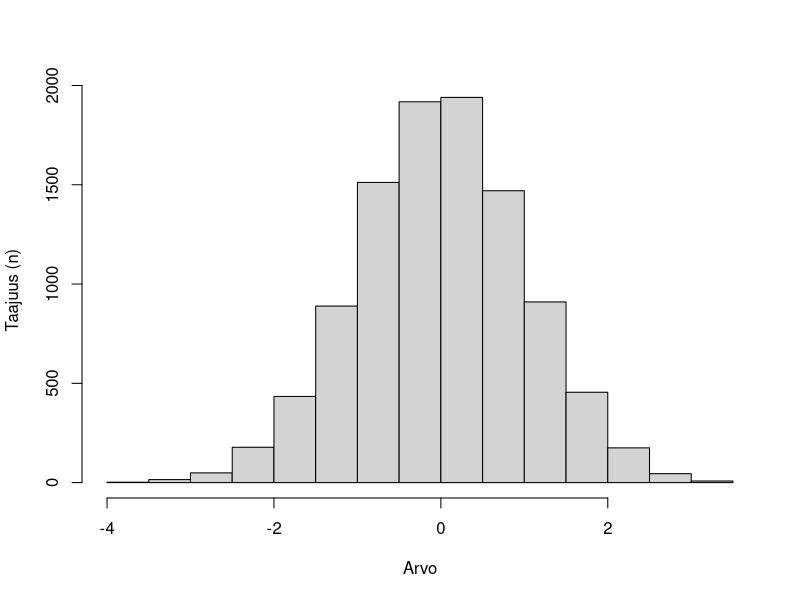
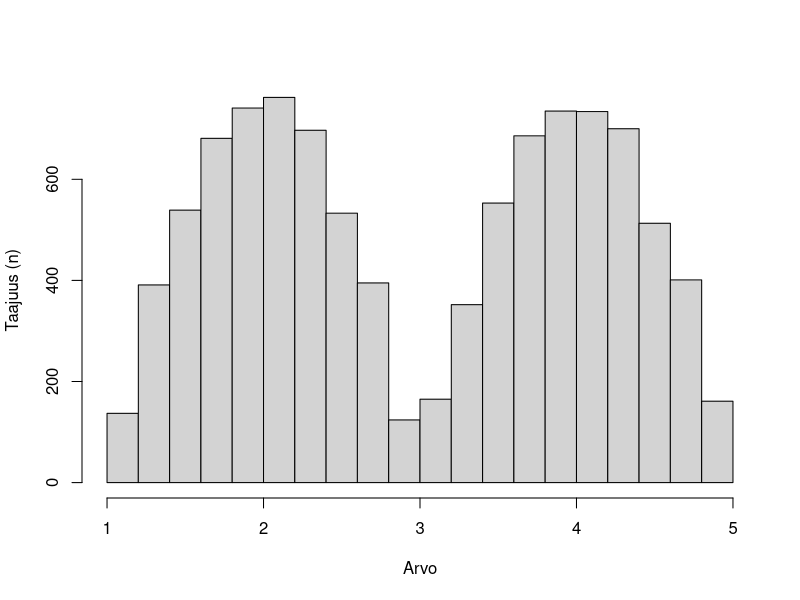
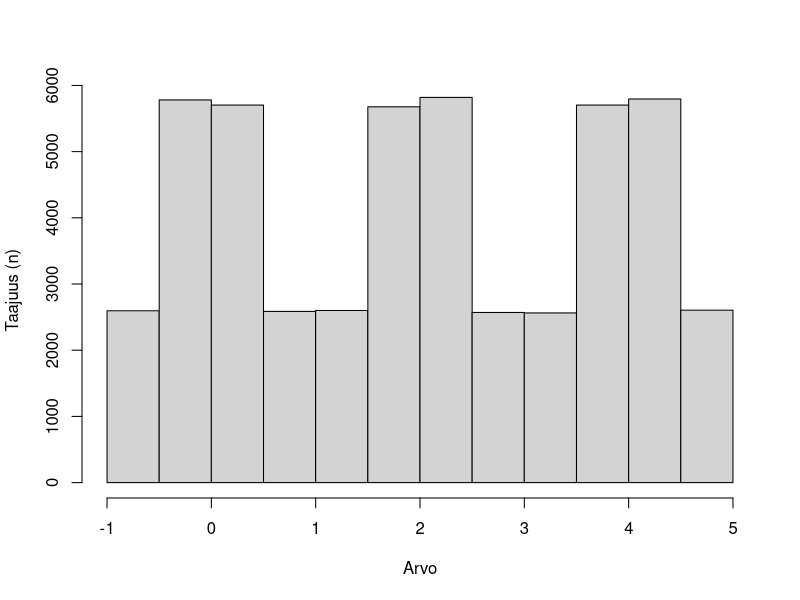
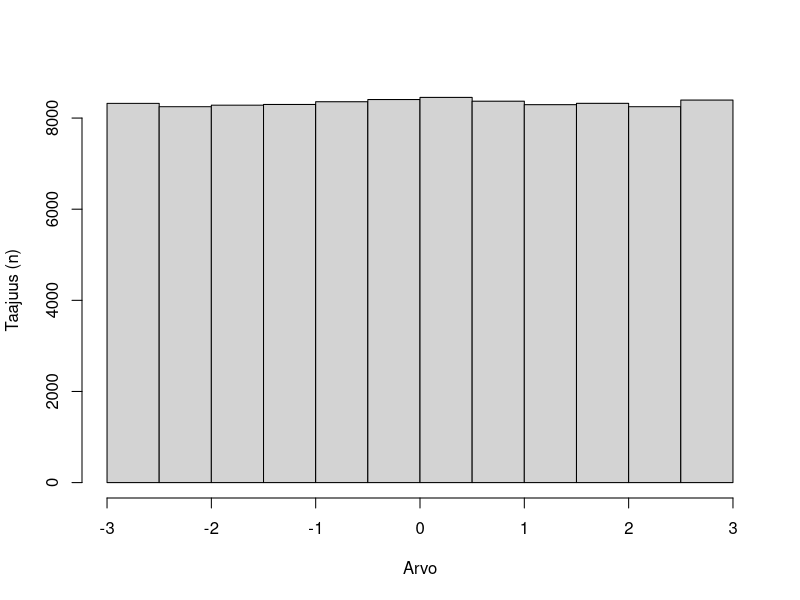
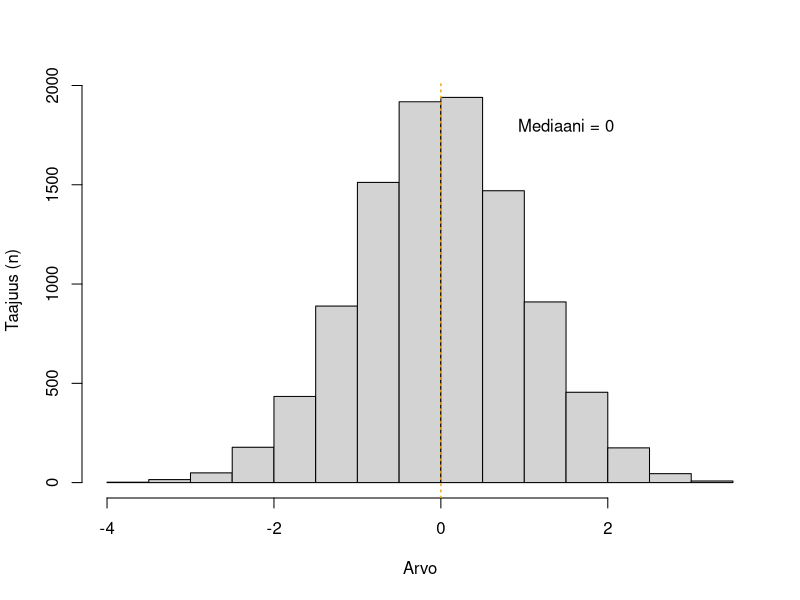
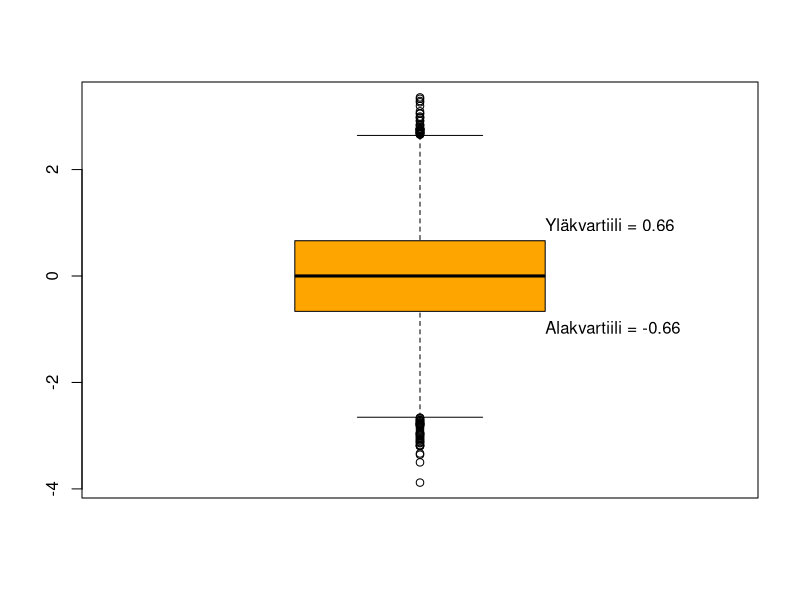
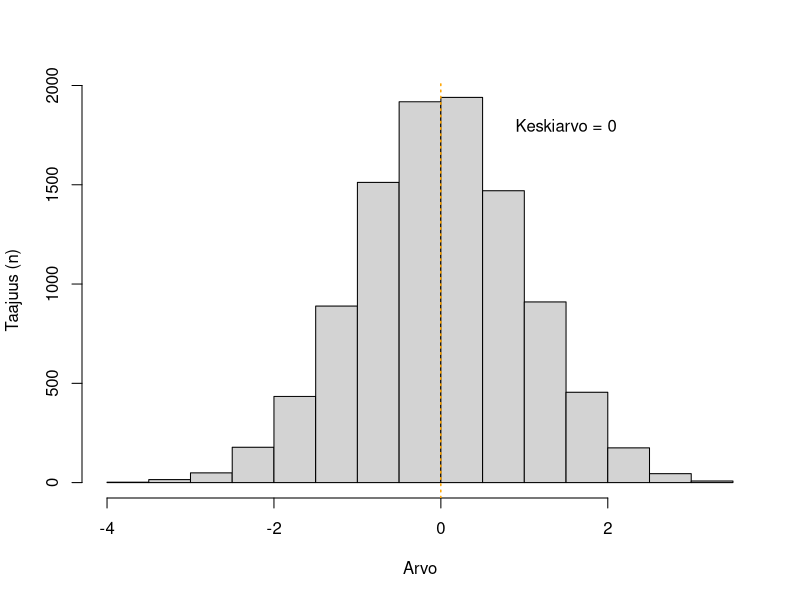
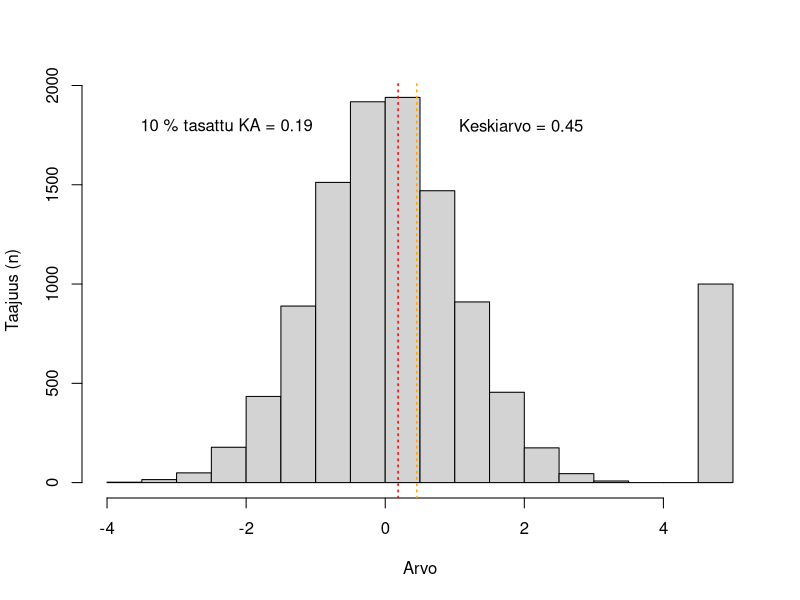

Recreate these plots in R, in order.
## ---- chunk 1
#| label: fig-moodi-esim-01
#| fig-cap: "Unimodaalinen jakauma"
#| echo: false
#| cache: false

set.seed(12345)
data <- rnorm(10000)
hist(
  data,
  main = NULL,
  xlab = "Arvo",
  ylab = "Taajuus (n)"
  )

## ---- chunk 2
#| label: fig-moodi-esim-02
#| fig-cap: "Bimodaalinen jakauma"
#| echo: false
#| cache: true

set.seed(12345)
nn <- 1e4
betas <- rbeta(nn, 2, 2)
sims <- c(
  betas[1:(nn/2)] * 2 + 1,
  betas[(nn/2+1):nn] * 2 + 3
)
hist(
  sims,
  main = NULL,
  xlab = "Arvo",
  ylab = "Taajuus (n)")
## ---- chunk 3
#| label: fig-moodi-esim-03
#| fig-cap: "Multimodaalinen jakauma"
#| echo: false
#| cache: true

set.seed(12345)
nn <- 5e4
betas <- rbeta(nn, 2, 2)
sims <- c(
  betas[1:(nn/3)] * 2 - 1,
  betas[(nn/3+1):((nn/3)*2)] * 2 + 1,
  betas[((nn/3*2)+1):nn] * 2 + 3
)
hist(
  sims,
  main = NULL,
  xlab = "Arvo",
  ylab = "Taajuus (n)")
## ---- chunk 4
#| label: fig-moodi-esim-04
#| fig-cap: "Uniformijakauma, jossa moodia ei teoriassa ole. Käytännössä tässä kuitenkin on moodi, koska jakauma on empiirinen."
#| echo: false
#| cache: true

set.seed(12345)
data <- runif(
  100000,
  min = -3,
  max = 3
)
hist(
  data,
  main = NULL,
  xlab = "Arvo",
  ylab = "Taajuus (n)"
)

## ---- chunk 5
#| label: fig-mediaani-esim
#| fig-cap: "Mediaani empiirisessä normaalijakaumassa"
#| echo: false
#| cache: false

set.seed(12345)
data <- rnorm(10000)
med <- median(data)
hist(
  data,
  main = NULL,
  xlab = "Arvo",
  ylab = "Taajuus (n)"
  )
abline(
  v = med,
  col = "orange",
  lwd = 1.5,
  lty = 3
)
text(
  x = med + 1.5,
  y = 1800,
  labels = paste0("Mediaani = ", round(med, digits = 2))
)
## ---- chunk 6
#| label: fig-fraktiilit-esim
#| fig-cap: "Laatikkokaavio, josta näkyy muuttujan ylä- ja alakvartiilit."
#| echo: false
#| cache: true

set.seed(12345)
data <- rnorm(10000)

p <- boxplot(
  data,
  col = "orange"
)

text(
  x = 1.2,
  y = p$stats[[2]] - 0.3,
  labels = paste0("Alakvartiili = ", round(p$stats[[2]], digits = 2)),
  adj = 0
)
text(
  x = 1.2,
  y = p$stats[[4]] + 0.3,
  labels = paste0("Yläkvartiili = ", round(p$stats[[4]], digits = 2)),
  adj = 0
)

## ---- chunk 7
#| label: fig-keskiarvo-esim-01
#| fig-cap: "Keskiarvo empiirisessä normaalijakaumassa"
#| echo: false
#| cache: false

set.seed(12345)
data <- rnorm(10000)
m <- mean(data)
hist(
  data,
  main = NULL,
  xlab = "Arvo",
  ylab = "Taajuus (n)"
  )
abline(
  v = m,
  col = "orange",
  lwd = 1.5,
  lty = 3
)
text(
  x = m + 1.5,
  y = 1800,
  labels = paste0("Keskiarvo = ", round(m, digits = 2))
)
## ---- chunk 8
#| label: fig-keskiarvo-esim-02
#| fig-cap: "Keskiarvo ja 10 % tasattu keskiarvo tilanteessa, jossa on ääripääpisteitä"
#| echo: false
#| cache: false

set.seed(12345)
data <- c(rnorm(10000), rep.int(5, 1000))
m <- mean(data)
m.trimmed <- mean(data, trim = 0.1)
hist(
  data,
  main = NULL,
  xlab = "Arvo",
  ylab = "Taajuus (n)"
  )
abline(
  v = m,
  col = "orange",
  lwd = 1.5,
  lty = 3
)
abline(
  v = m.trimmed,
  col = "red",
  lwd = 1.5,
  lty = 3
)
text(
  x = m + 1.5,
  y = 1800,
  labels = paste0("Keskiarvo = ", round(m, digits = 2))
)
text(
  x = m - 1.5,
  y = 1800,
  labels = paste0("10 % tasattu KA = ", round(m.trimmed, digits = 2)),
  adj = 1
)
## ---- chunk 9
#| label: fig-normaalijakauma
#| fig-cap: "Normaalijakauma. Keskiarvo, mediaani ja moodi ovat kaikki samoja, eli nolla."
#| echo: false
#| cache: true
library("ggplot2")

ggplot(
  data.frame(x = c(-4, 4)),
  aes(x = x)) + 
  stat_function(fun = dnorm) +
  geom_segment(
    x = 0,
    y = 0,
    xend = 0,
    yend = 0.4,
    col = "#c5b568"
  ) + 
  annotate(
    "text",
    x = 0.2,
    y = 0.05,
    label = "KA = Md = Mo",
    angle = 0,
    hjust = 0
  )
## ---- chunk 10
#| label: fig-gamma-ja-beta
#| fig-cap: "Kaksi jakaumaa, jotka nojaavat eri suuntiin. Keskiarvo on merkitty punaisella katkoviivalla, mediaani oranssilla pisteviivalla, ja moodi lilalla viivalla."
#| fig-subcap: 
#| - "Betajakauma, alfa = 2 ja beta = 5"
#| - "Betajakauma, alfa = 5 ja beta = 2"
#| echo: false
#| layout-ncol: 2
#| cache: true

library("ggplot2")
alpha1 <- beta2 <- 2
beta1 <- alpha2 <- 5

mean1 <- alpha1 / (alpha1 + beta1)
mean2 <- alpha2 / (alpha2 + beta2)
med1 <- (alpha1 - 1/3) / (alpha1 + beta1 - 2/3)
med2 <- (alpha2 - 1/3) / (alpha2 + beta2 - 2/3)
mode1 <- (alpha1 - 1) / (alpha1 + beta1 - 2)
mode2 <- (alpha2 - 1) / (alpha2 + beta2 - 2)

ggplot(
  data.frame(x = c(0, 1)), aes(x = x)) +
  stat_function(fun = dbeta, args = list(shape1 = alpha1, shape2 = beta1)) + 
  geom_segment(
    x = mean1,
    y = 0,
    xend = mean1,
    yend = 2.5,
    col = "red",
    linetype = "dashed",
    linewidth = 1.5
  ) + 
  geom_segment(
    x = med1,
    y = 0,
    xend = med1,
    yend = 2.5,
    col = "orange",
    linetype = "dotted",
    linewidth = 1.5
  ) + 
  geom_segment(
    x = mode1,
    y = 0,
    xend = mode1,
    yend = 2.5,
    col = "purple",
    linewidth = 1.5
  )

ggplot(
  data.frame(x = c(0, 1)), aes(x = x)) +
  stat_function(fun = dbeta, args = list(shape1 = alpha2, shape2 = beta2)) + 
  geom_segment(
    x = mean2,
    y = 0,
    xend = mean2,
    yend = 2.5,
    col = "red",
    linetype = "dashed",
    linewidth = 1.5
  ) + 
  geom_segment(
    x = med2,
    y = 0,
    xend = med2,
    yend = 2.5,
    col = "orange",
    linetype = "dotted",
    linewidth = 1.5
  ) + 
  geom_segment(
    x = mode2,
    y = 0,
    xend = mode2,
    yend = 2.5,
    col = "purple",
    linewidth = 1.5
  )


